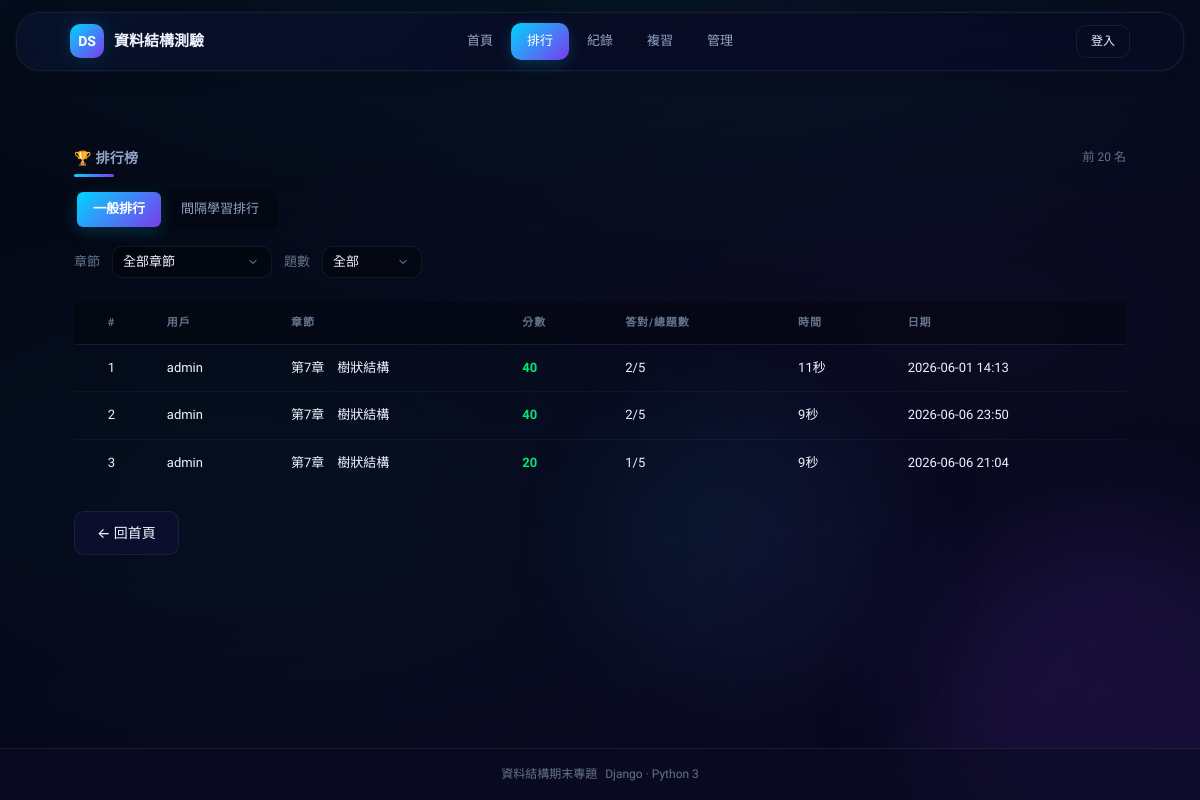
The app's page /leaderboard/, older data.
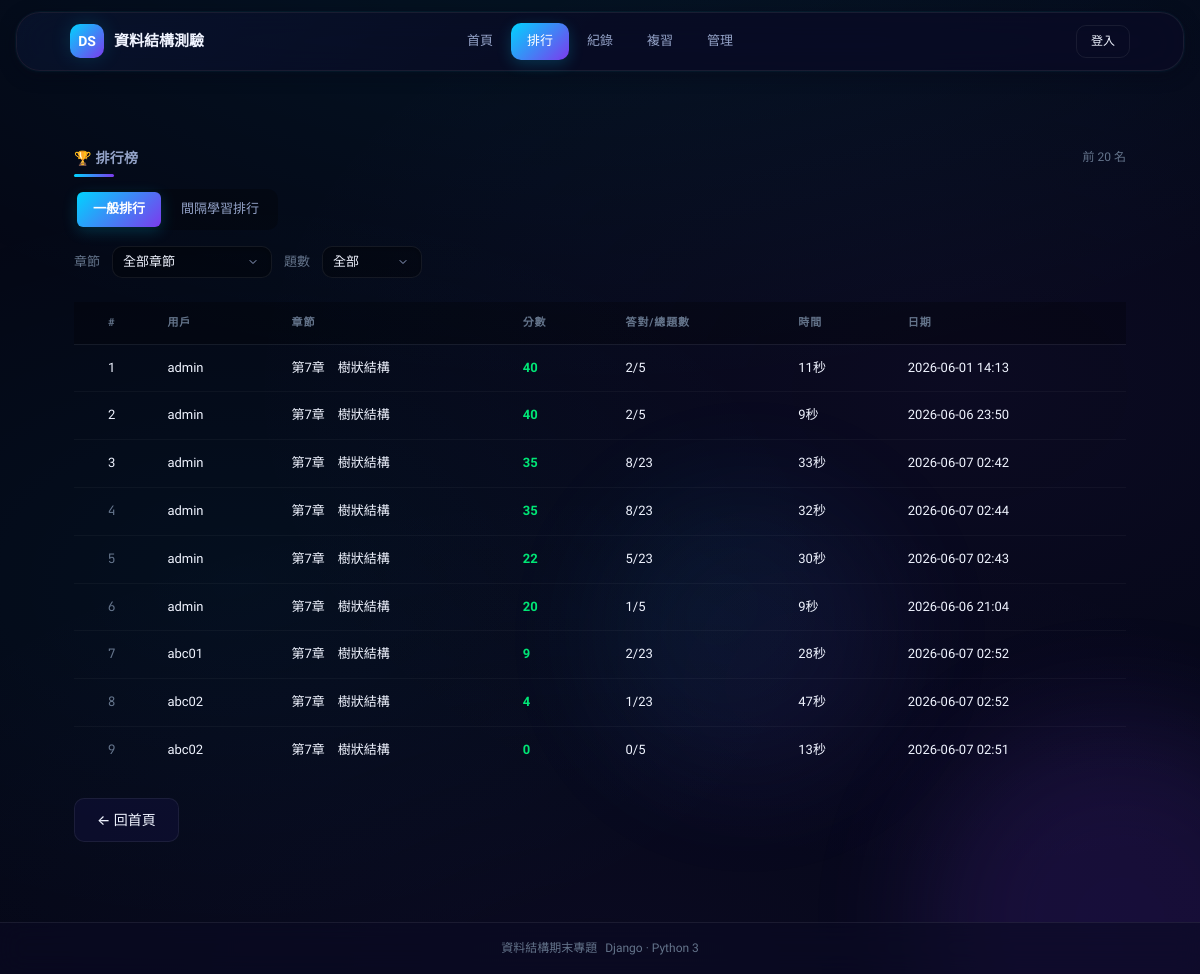
The same page, newer data.
### quiz_app/models.py (models this page shows, shortened)
class QuizRecord(models.Model):
    user = models.ForeignKey(User, on_delete=models.CASCADE, null=True, blank=True, verbose_name='使用者')
    chapter = models.CharField(max_length=50, verbose_name='章節')
    total_questions = models.IntegerField(verbose_name='總題數')
    correct_count = models.IntegerField(verbose_name='答對題數')
    score = models.FloatField(verbose_name='分數')
    time_spent = models.IntegerField(verbose_name='耗時(秒)', default=0)
    is_sr = models.BooleanField(default=False, verbose_name='間隔學習法')
    created_at = models.DateTimeField(auto_now_add=True, verbose_name='作答時間')
    class Meta:
        verbose_name = '作答記錄'
        verbose_name_plural = '作答記錄'
        ordering = ['-created_at']

class User(AbstractUser):
    nickname = models.CharField(max_length=50, blank=True, verbose_name='暱稱')
    student_class = models.CharField(max_length=50, blank=True, null=True, verbose_name='班級')
    is_teacher = models.BooleanField(default=False, verbose_name='教師身分')
    class Meta:
        verbose_name = '使用者'
        verbose_name_plural = '使用者'

### quiz_app/views.py (the view)
# urls.py: path('leaderboard/', views.leaderboard, name='leaderboard'),
def leaderboard(request):
    chapter = request.GET.get('chapter', '')
    q_count = request.GET.get('count', '')
    qs = QuizRecord.objects.filter(is_sr=False)
    if chapter:
        qs = qs.filter(chapter=chapter)
    if q_count:
        try:
            qs = qs.filter(total_questions=int(q_count))
        except ValueError:
            pass
    records = qs.order_by('-score')[:20]
    for record in records:
        record.time_minutes = record.time_spent // 60
        record.time_seconds = record.time_spent % 60
    chapters_list = sorted(set(
        QuizRecord.objects.values_list('chapter', flat=True)
    ))
    return render(request, 'quiz_app/leaderboard.html', {
        'records': records,
        'mode': 'general',
        'chapters': chapters_list,
        'selected_chapter': chapter,
        'selected_count': q_count,
    })

### quiz_app/templates/quiz_app/leaderboard.html (shortened to what this page needs)
<!DOCTYPE html>
<html lang="zh-Hant">
<head>
  {% load static %}
  <link rel="stylesheet" href="{% static 'quiz_app/css/style.css' %}"/>
</head>
<body>
  <div class="stars">
  </div>
  <div class="floating-orb"></div>
  <div class="floating-orb"></div>
<div class="app">
  <header class="header">
    <div class="header-inner">
      <a class="brand" href="{% url 'home' %}">
        <span class="brand-icon">DS</span>
        <span>資料結構測驗</span>
      </a>
      <nav class="nav" id="main-nav">
        <a class="nav-link" href="{% url 'home' %}">首頁</a>
        <a class="nav-link active" href="{% url 'leaderboard' %}">排行</a>
        <a class="nav-link" href="{% url 'quiz_records' %}">紀錄</a>
        <a class="nav-link" href="{% url 'wrong_answers' %}">複習</a>
        <a class="nav-link" href="{% url 'admin_panel' %}">管理</a>
      </nav>
      <div class="header-meta">
        {% if user.is_authenticated %}
          <span class="tag tag-cyan" id="user-tag" onclick="openProfileModal()" style="cursor:pointer;" data-nickname="{{ user.nickname|default:'' }}" data-email="{{ user.email|default:'' }}" data-student-class="{{ user.student_class|default:'' }}">{{ user.nickname|default:user.username }}</span>
          <a href="{% url 'logout' %}" class="btn btn-sm btn-ghost">登出</a>
        {% else %}
          <a href="{% url 'login' %}" class="btn btn-sm btn-ghost">登入</a>
        {% endif %}
      </div>
    </div>
  </header>
  <main>
    <div class="container">
      <div class="section-head">
        <h3 class="section-title">🏆 排行榜</h3>
        <span class="section-meta">前 20 名</span>
      </div>
      <div class="seg" style="margin-bottom:16px;">
        <a href="{% url 'leaderboard' %}?chapter={{ selected_chapter }}&count={{ selected_count }}" class="{% if mode == 'general' %}active{% endif %}">一般排行</a>
        <a href="{% url 'sr_leaderboard' %}?chapter={{ selected_chapter }}&count={{ selected_count }}" class="{% if mode == 'sr' %}active{% endif %}">間隔學習排行</a>
      </div>
      <form method="get" action="{% if mode == 'sr' %}{% url 'sr_leaderboard' %}{% else %}{% url 'leaderboard' %}{% endif %}" style="display:flex;gap:12px;align-items:center;margin-bottom:24px;flex-wrap:wrap;">
        <label class="dim" style="font-size:13px;">章節</label>
        <select class="input input-sm" name="chapter" onchange="this.form.submit()" style="width:auto;min-width:160px;">
          <option value="">全部章節</option>
        </select>
        <label class="dim" style="font-size:13px;">題數</label>
        <select class="input input-sm" name="count" onchange="this.form.submit()" style="width:auto;min-width:100px;">
          <option value="">全部</option>
        </select>
      </form>
      {% if records %}
      <table class="table">
        <thead>
          <tr>
            <th style="text-align:center;">#</th>
            <th>用戶</th>
            <th>章節</th>
            <th>分數</th>
            <th>答對/總題數</th>
            <th>時間</th>
            <th>日期</th>
          </tr>
        </thead>
        <tbody>
          {% for record in records %}
          <tr>
            <td style="text-align:center;">
              {% if forloop.counter == 1 %}
              <span class="rank-medal rank-1">1</span>
              {% elif forloop.counter == 2 %}
              <span class="rank-medal rank-2">2</span>
              {% elif forloop.counter == 3 %}
              <span class="rank-medal rank-3">3</span>
              {% else %}
              <span class="mono dim">{{ forloop.counter }}</span>
              {% endif %}
            </td>
            <td>{{ record.user.nickname|default:record.user.username|default:"匿名" }}</td>
            <td>{{ record.chapter }}</td>
            <td style="color:var(--mint);font-weight:600;">{{ record.score|floatformat:0 }}</td>
            <td>{{ record.correct_count }}/{{ record.total_questions }}</td>
            <td>
              {% if record.time_minutes > 0 %}{{ record.time_minutes }}分{% endif %}{{ record.time_seconds }}秒
            </td>
            <td class="dim">{{ record.created_at|date:"Y-m-d H:i" }}</td>
          </tr>
          {% endfor %}
        </tbody>
      </table>
      {% endif %}
      <div style="margin-top:24px;">
        <a class="btn" href="{% url 'home' %}">← 回首頁</a>
      </div>
    </div>
  </main>
  <footer class="app-footer">
    <div class="container footer-inner" style="padding:0;">
      <div class="dim" style="font-size:12px">資料結構期末專題</div>
      <div class="dim" style="font-size:12px">Django · Python 3</div>
    </div>
  </footer>
</div>
</body>
</html>

Row changes from the older to the newer data that the page shows:
added QuizRecord: shows "3", user.nickname "admin", chapter "第7章 樹狀結構", score "35", correct_count "8", total_questions "23", time_seconds "33", created_at "2026-06-07 02:42"
added QuizRecord: user.nickname "admin", chapter "第7章 樹狀結構", score "35", correct_count "8", total_questions "23", time_seconds "32", created_at "2026-06-07 02:44"
added QuizRecord: user.nickname "admin", chapter "第7章 樹狀結構", score "22", correct_count "5", total_questions "23", time_seconds "30", created_at "2026-06-07 02:43"
shown differently, row unchanged: QuizRecord (number 6 of 9 on the later page): no longer shows "3"
added QuizRecord: user.nickname "abc01", chapter "第7章 樹狀結構", score "9", correct_count "2", total_questions "23", time_seconds "28", created_at "2026-06-07 02:52"
added QuizRecord: user.nickname "abc02", chapter "第7章 樹狀結構", score "4", correct_count "1", total_questions "23", time_seconds "47", created_at "2026-06-07 02:52"
added QuizRecord: user.nickname "abc02", chapter "第7章 樹狀結構", score "0", correct_count "0", total_questions "5", time_seconds "13", created_at "2026-06-07 02:51"
